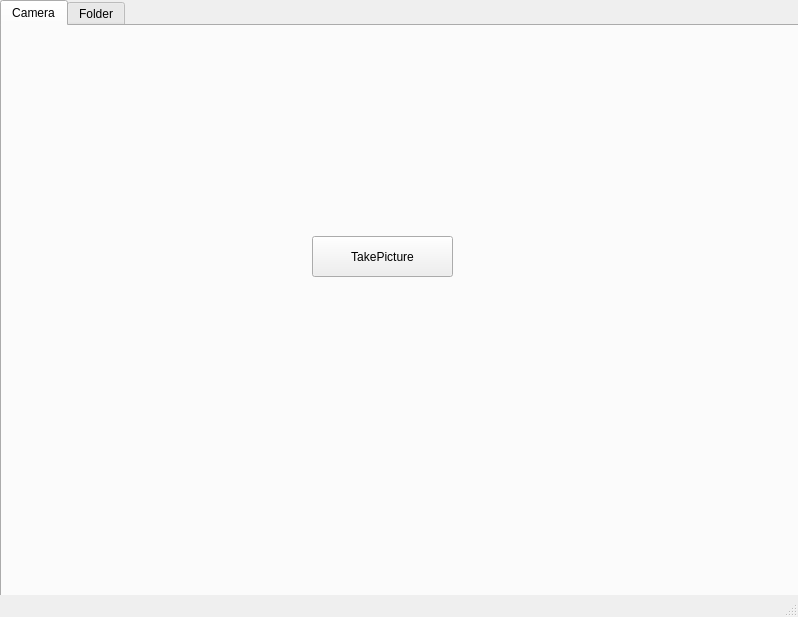
<?xml version="1.0" encoding="UTF-8"?>
<ui version="4.0">
 <class>MainWindow</class>
 <widget class="QMainWindow" name="MainWindow">
  <property name="geometry">
   <rect>
    <x>0</x>
    <y>0</y>
    <width>798</width>
    <height>617</height>
   </rect>
  </property>
  <property name="windowTitle">
   <string>Camera</string>
  </property>
  <widget class="QWidget" name="centralwidget">
   <widget class="QTabWidget" name="tabWidget">
    <property name="geometry">
     <rect>
      <x>0</x>
      <y>0</y>
      <width>801</width>
      <height>601</height>
     </rect>
    </property>
    <property name="currentIndex">
     <number>0</number>
    </property>
    <widget class="QWidget" name="tab">
     <attribute name="title">
      <string>Camera</string>
     </attribute>
     <widget class="QPushButton" name="pushButton">
      <property name="geometry">
       <rect>
        <x>310</x>
        <y>210</y>
        <width>141</width>
        <height>41</height>
       </rect>
      </property>
      <property name="text">
       <string>TakePicture</string>
      </property>
     </widget>
    </widget>
    <widget class="QWidget" name="tab_2">
     <attribute name="title">
      <string>Folder</string>
     </attribute>
    </widget>
   </widget>
  </widget>
  <widget class="QStatusBar" name="statusbar"/>
 </widget>
 <resources/>
 <connections/>
</ui>
